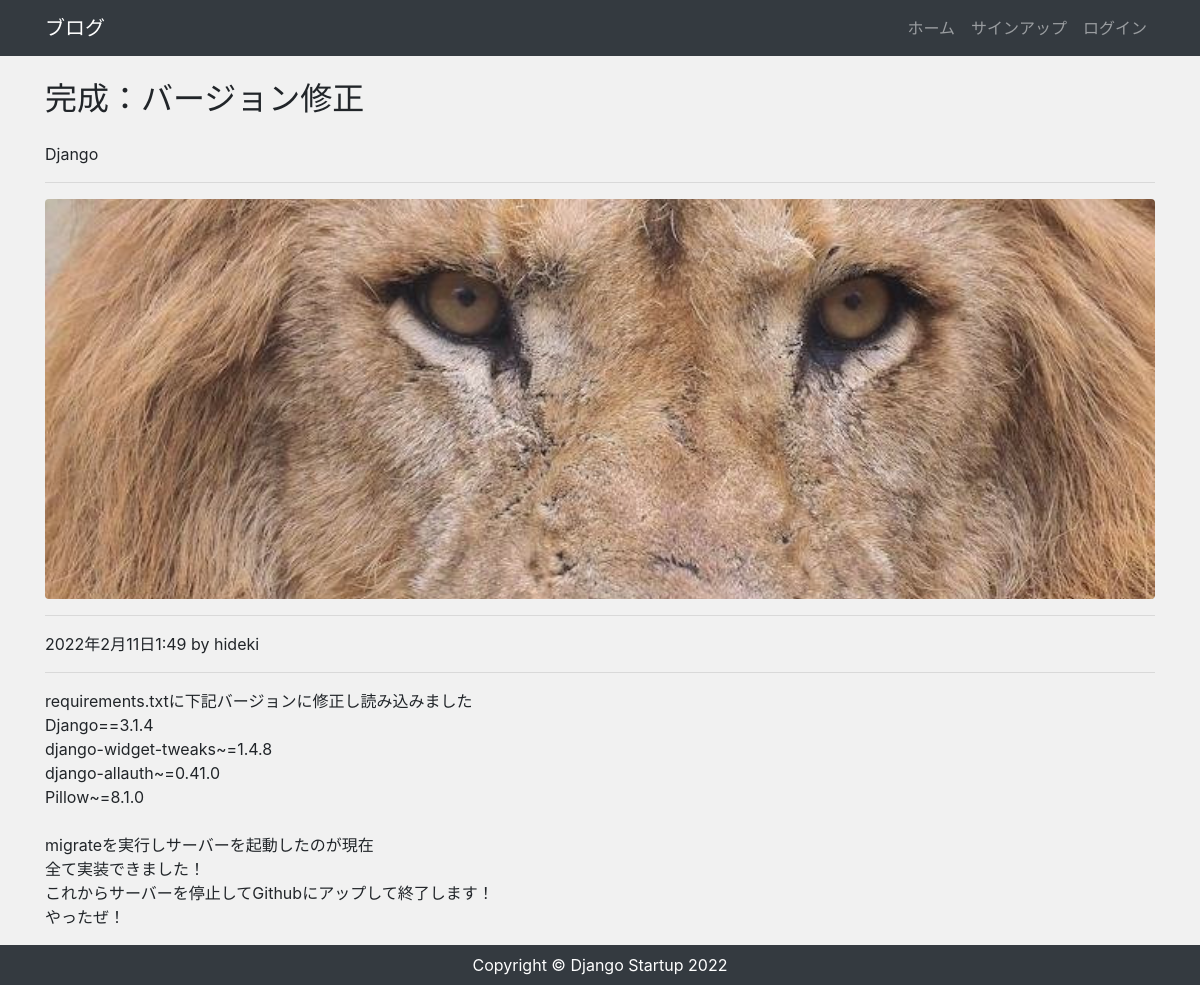
/post/15, run on the app's committed database.
### app/models.py (models this page shows, shortened)
class Post(models.Model):
    author = models.ForeignKey(settings.AUTH_USER_MODEL, on_delete=models.CASCADE)
    category = models.ForeignKey(Category, verbose_name='カテゴリ', on_delete=models.PROTECT)
    title = models.CharField("タイトル", max_length=200)
    image = models.ImageField(upload_to='images', verbose_name='イメージ画像', null=True, blank=True)
    content = models.TextField("本文")
    created = models.DateTimeField("作成日", default=timezone.now)

class Category(models.Model):
    name = models.CharField('カテゴリ', max_length=100)
    def __str__(self):
        return self.name

### app/views.py (the view)
# urls.py: path('post/<int:pk>', views.PostDetailView.as_view(), name='post_detail'),
class PostDetailView(View):
    def get(self, request, *args, **kwargs):
        post_data = Post.objects.get(id=self.kwargs['pk'])
        return render(request, 'app/post_detail.html', {
            'post_data': post_data
        })

### app/context_processors.py (called while the page is built)
def common(request):
    category_data = Category.objects.all()
    context = {
        'category_data': category_data
    }
    return context

### app/templates/app/post_detail.html (shortened to what this page needs)
{% extends "app/base.html" %}
{% block content %}
<h2 class="my-4">{{ post_data.title }}</h2>
<p>{{ post_data.category }}</p>
<hr>
{% if post_data.image %}
    <img src="{{ post_data.image.url }}" alt="" class="rounded detail-img">
    <hr>
{% endif %}
<p>{{ post_data.created }} by {{ post_data.author }}</p>
<hr>
<p>{{ post_data.content|linebreaksbr }}</p>
{% endblock %}

### app/static/css/style.css (style rules this page uses)
* { margin: 0; padding: 0; box-sizing: border-box; }
body { background-color: #f1f1f1; display: flex; flex-flow: column; min-height: 100vh; }
.detail-img { object-fit: cover; width: 100%; height: 400px; }

### data on the page
Post: title "完成：バージョン修正", category "Django", image (picture), created "2022年2月11日1:49", author "hideki", content "requirements.txtに下記バージョンに修正し読み込みました Django==3.1.4 django-widget-tweaks~=1.4.8 django-allauth~=0.41.0 Pillow~=8.1.0 migrateを実行しサーバーを起動したのが現在 全て実装できました！ これからサーバーを停止してGithubにアップして終了します！ やったぜ！"
